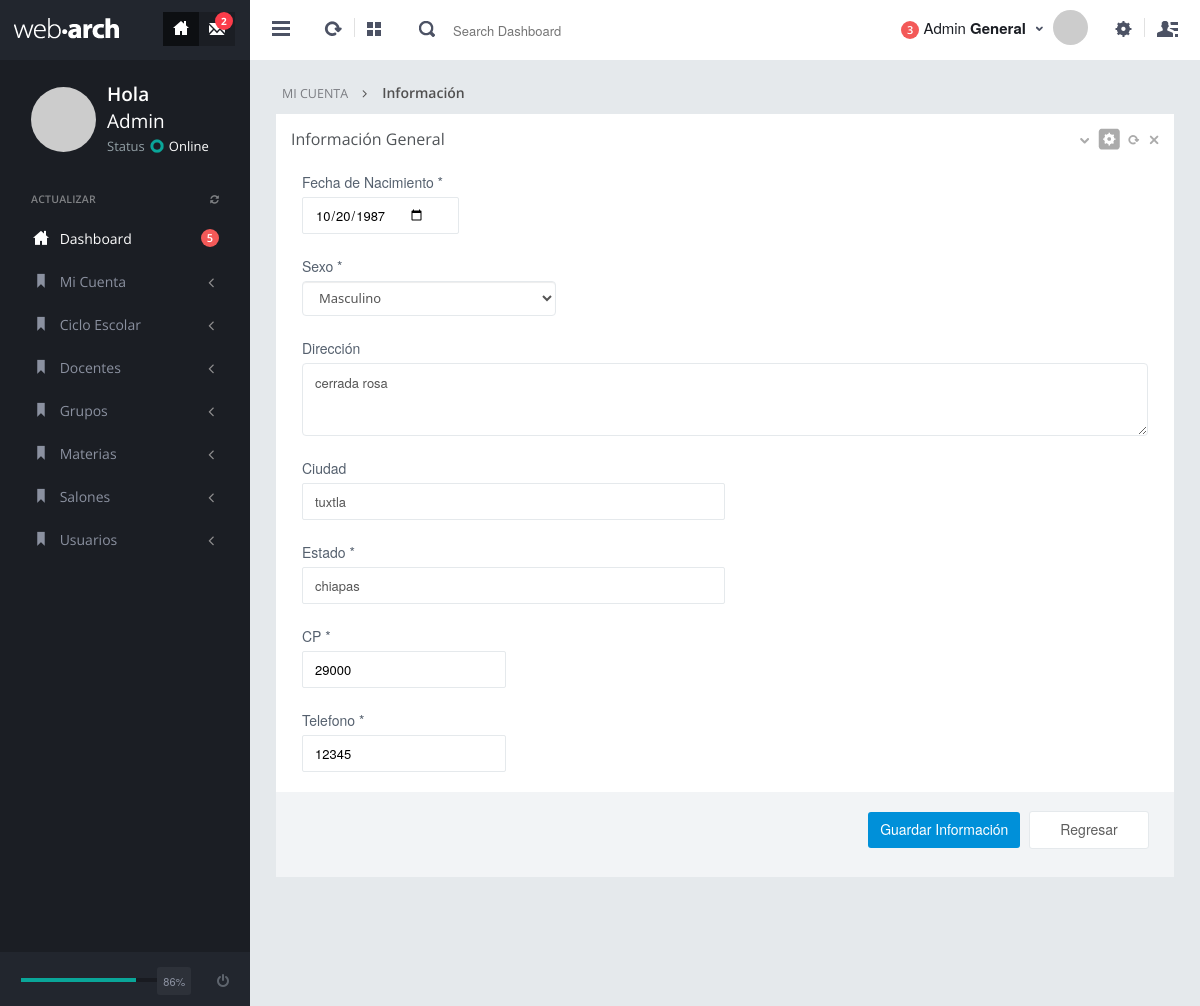
The page /mixinfo.php (signed in) on the database its author committed.
### tables this page shows
CREATE TABLE `usuariodet` (
  `idusuariodet` int(11) NOT NULL AUTO_INCREMENT,
  `fh` timestamp NOT NULL DEFAULT CURRENT_TIMESTAMP ON UPDATE CURRENT_TIMESTAMP,
  `fkusuario` varchar(45) NOT NULL,
  `fnacimiento` date NOT NULL,
  `sexo` varchar(1) NOT NULL,
  `direccion` varchar(500) DEFAULT NULL,
  `ciudad` varchar(250) DEFAULT NULL,
  `estado` varchar(250) DEFAULT NULL,
  `cp` varchar(25) DEFAULT NULL,
  `telefono` varchar(50) DEFAULT NULL,
  `activo` tinyint(1) NOT NULL DEFAULT '1',
  PRIMARY KEY (`idusuariodet`)
);

### clases/cnx.php (called while the page is built)
<?php
return array(
    'db' => array(
        'dsn' => 'mysql:host=localhost;dbname=ittg_sia',
        'username' => 'sia_root',
        'password' => 'sia_password',
        'prefix' => null,
        'collation' => 'utf8',
        'options' => array(PDO::ATTR_ERRMODE => PDO::ERRMODE_WARNING)
    	),
    'dummy' => null,
    'otro' => 'aqui valor de la configuración'
	);
?>

### clases/config.php (called while the page is built, shortened)
<?php
class Config{
    private static $_instance = null;
    public $options = array();
    private function __construct($filepath){
        $this->options = include $filepath;
    	}
    public static function getInstance($filepath = 'cnx.php'){
        if (!isset(self::$_instance)){
            self::$_instance = new self($filepath);
        	}
        return self::$_instance;
    	}
    public function __get($key){
        if (isset($this->options[$key])){
            return $this->options[$key];
        	}
		else{
            trigger_error("la variable $key no existe!", E_USER_NOTICE);
        	}
    	}
	}
?>

### clases/db.php (called while the page is built, shortened)
<?php
class Db{
    private static $link = null;
    private static function getLink(){
        if (self :: $link){
            return self :: $link;
        	}
        $config = Config::getInstance();
        self :: $link = new PDO ($config->db['dsn'],
								 $config->db['username'],
								 $config->db['password'],
								 $config->db['options']);
        self :: $link->exec("SET NAMES utf8");
        self :: $link->exec("SET CHARACTER SET utf8");
        return self :: $link;
	    }
    public static function __callStatic($name, $args){
        $callback = array(self :: getLink(), $name);
        return call_user_func_array($callback, $args);
    	}
	}
?>

### clases/usuario.php (called while the page is built, shortened)
<?php
class Usuario{
    public function getUsuarioDetalle($idusuario){
        $stmt = Db::prepare("SELECT * FROM usuariodet WHERE fkusuario = :fkusuario");
		$stmt->bindParam(':fkusuario', $idusuario);
        $stmt->execute();
        return $stmt->fetchAll(PDO::FETCH_ASSOC);
    	}
	}
?>

### mixinfo.php (the view, shortened to what this page needs)
<?php
$idusuario = $_SESSION['idu'];
require 'clases/config.php';
require 'clases/db.php';
require 'clases/usuario.php';
$obj = new Usuario();
$datos = $obj->getUsuarioDetalle($idusuario);
if(count($datos) >= 1){
	$fnc = $datos[0]['fnacimiento'];
	$dir = $datos[0]['direccion'];
	$ciu = $datos[0]['ciudad'];
	$est = $datos[0]['estado'];
	$cp  = $datos[0]['cp'];
	$tel = $datos[0]['telefono'];
	}
?>
<!DOCTYPE html>
<html>
<head>
<link href="assets/plugins/pace/pace-theme-flash.css" rel="stylesheet" type="text/css" media="screen"/>
<link href="assets/plugins/bootstrap-select2/select2.css" rel="stylesheet" type="text/css" media="screen"/>
<link href="assets/plugins/bootstrap-datepicker/css/datepicker.css" rel="stylesheet" type="text/css" />
<link href="assets/plugins/bootstrap-timepicker/css/bootstrap-timepicker.css" rel="stylesheet" type="text/css" />
<link href="assets/plugins/bootstrap-colorpicker/css/bootstrap-colorpicker.css" rel="stylesheet" type="text/css" />
<link href="assets/plugins/boostrap-checkbox/css/bootstrap-checkbox.css" rel="stylesheet" type="text/css" media="screen"/>
<link rel="stylesheet" href="assets/plugins/ios-switch/ios7-switch.css" type="text/css" media="screen">
<link href="assets/plugins/jquery-slider/css/jquery.sidr.light.css" rel="stylesheet" type="text/css" media="screen"/>
<link href="assets/plugins/boostrapv3/css/bootstrap.min.css" rel="stylesheet" type="text/css"/>
<link href="assets/plugins/boostrapv3/css/bootstrap-theme.min.css" rel="stylesheet" type="text/css"/>
<link href="assets/plugins/font-awesome/css/font-awesome.css" rel="stylesheet" type="text/css"/>
<link href="assets/css/animate.min.css" rel="stylesheet" type="text/css"/>
<link href="assets/css/style.css" rel="stylesheet" type="text/css"/>
<link href="assets/css/responsive.css" rel="stylesheet" type="text/css"/>
<link href="assets/css/custom-icon-set.css" rel="stylesheet" type="text/css"/>
</head>
<body class="">
	<?php include('_header.php'); ?>
<div class="page-container row">
	<?php include('_sidebarxl.php'); ?>
  <div class="page-content">
    <div class="content">
      <ul class="breadcrumb">
        <li>
          <p>MI CUENTA</p>
        </li>
        <li><a href="#" class="active">Información</a> </li>
      </ul>
       <div class="row">
            <div class="col-md-12">
              <div class="grid simple">
                <div class="grid-title no-border">
                  <h4>Información General <span class="semi-bold"></span></h4>
                  <div class="tools"> <a href="javascript:;" class="collapse"></a> <a href="#grid-config" data-toggle="modal" class="config"></a> <a href="javascript:;" class="reload"></a> <a href="javascript:;" class="remove"></a> </div>
                </div>
                <div class="grid-body no-border">
				<form id="form" action="mixinfoxg.php" method="post">
                      <div class="form-group">
                        <label class="form-label">Fecha de Nacimiento *</label>
						<div class="input-with-icon  right">
							<i class=""></i>
							<input class="span6" type="date" name="fnacimiento" id="fnacimiento" value="<?php echo $fnc; ?>" class="form-control" required>
                        </div>
                      </div>
                      <div class="form-group">
                        <label class="form-label">Sexo *</label>
						<div class="input-with-icon  right">
							<i class=""></i>
                            <select class="form-control" name="sexo" id="sexo" style="width:30%" required>
                                <option value="M" <?php if($fnc = 'M'){ echo 'selected';} ?>>Masculino</option>
                            </select>
                        </div>
                      </div>
                      <div class="form-group">
                        <label class="form-label">Dirección</label>
						<div class="input-with-icon  right">
							<i class=""></i>
							<textarea class="form-control" rows="3" name="direccion"><?php echo $dir; ?></textarea>
						</div>
                      </div>
                      <div class="form-group">
                        <label class="form-label">Ciudad</label>
						<div class="input-with-icon  right">
							<i class=""></i>
							<input style="width:50%" type="text" name="ciudad" id="ciudad" value="<?php echo $ciu; ?>" class="form-control">
                        </div>
                      </div>
                      <div class="form-group">
                        <label class="form-label">Estado *</label>
						<div class="input-with-icon  right">
							<i class=""></i>
							<input style="width:50%" type="text" name="estado" id="estado" value="<?php echo $est; ?>" class="form-control" required>
                        </div>
                      </div>
                      <div class="form-group">
                        <label class="form-label">CP *</label>
						<div class="input-with-icon  right">
							<i class=""></i>
							<input class="span6" type="number" name="cp" id="cp" value="<?php echo $cp; ?>" class="form-control" required>
                        </div>
                      </div>
                      <div class="form-group">
                        <label class="form-label">Telefono *</label>
						<div class="input-with-icon  right">
							<i class=""></i>
							<input class="span6" type="text" name="tel" id="tel" value="<?php echo $tel; ?>" class="form-control" required>
                        </div>
                      </div>
				  <div class="form-actions">
					<div class="pull-right">
					  <button type="submit" class="btn btn-success btn-cons"><i class="icon-ok"></i> Guardar Información</button>
					  <button type="button" class="btn btn-white btn-cons">Regresar</button>
					</div>
					</div>
				</form>
                </div>
              </div>
            </div>
          </div>
    </div>
  </div>
</div>
</body>
</html>

### assets/css/responsive.css (style rules this page uses)
@media (min-width: 980px) { .page-content { margin-left: 250px; min-height: 1006px; } }

### rows shown on the page
usuariodet: fnacimiento "10/20/1987", direccion "cerrada rosa", ciudad "tuxtla", estado "chiapas", cp "29000", tel "12345"

### other values the page prints
$_SESSION['nombre'] "Admin"
$_SESSION['apellidos'] "General"
